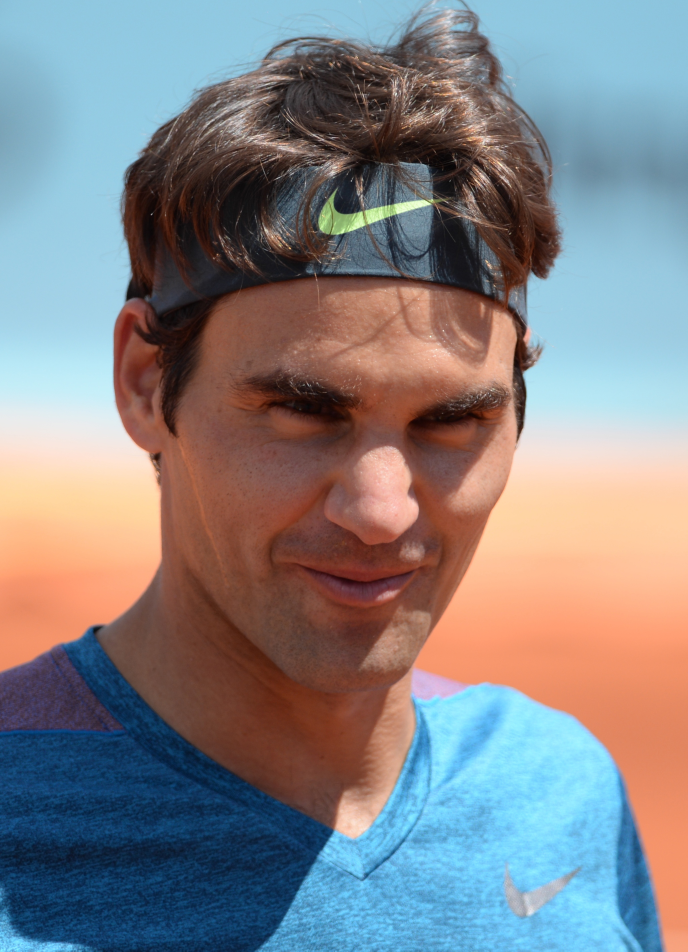
#> input picture CV/Week 1/roger.jpg, 2062 x 2854 px, found by its file name (shown at 1/3 size)
$ python q5-rotating-img.py
#> lines starting #> are read from the running program, lines starting #| are printed output that depends on the picture
import cv2 as cv

base = "Week 1"

img = cv.imread(f'{base}/roger.jpg')
#> img is the input picture: shape (2854, 2062, 3); mean B, G, R 133.8, 130.8, 132.6
img = cv.resize(img, (600, 800))
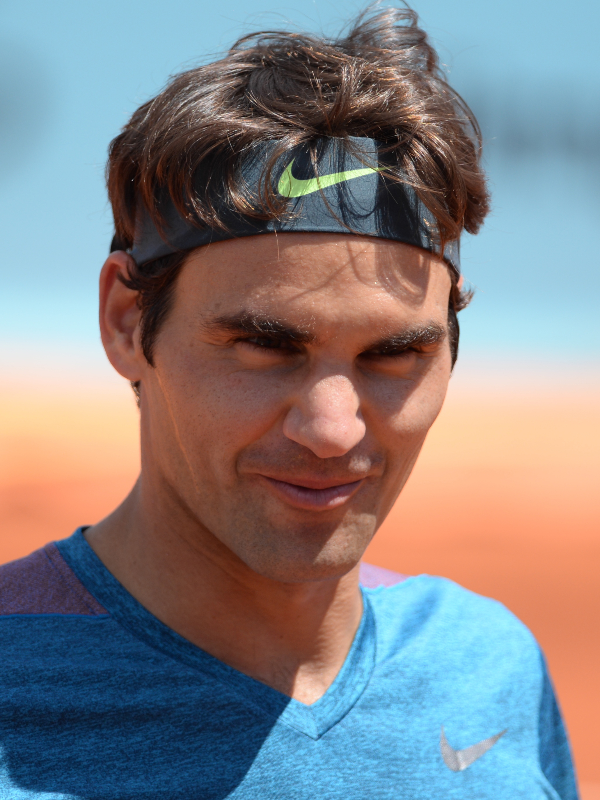
#> img: shape (800, 600, 3); mean B, G, R 133.7, 130.7, 132.5
img = cv.rotate(img, cv.ROTATE_90_CLOCKWISE)
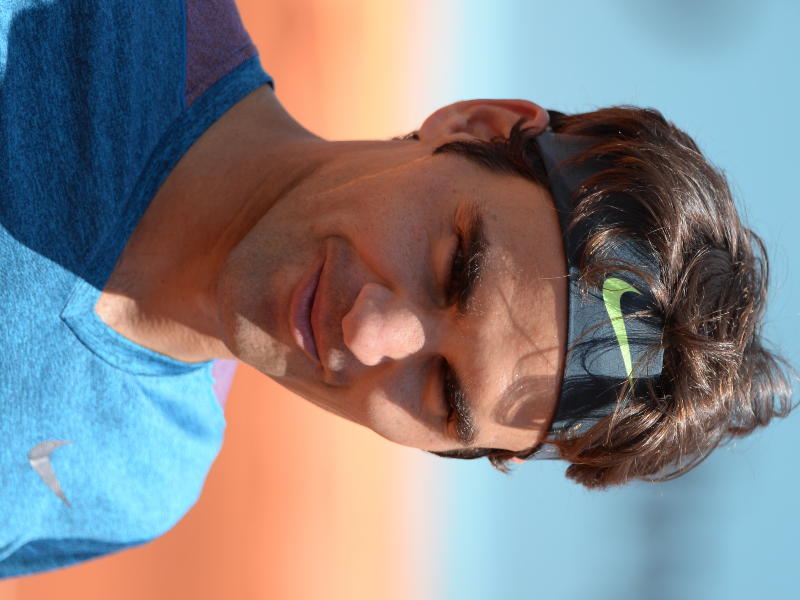
#> img: shape (600, 800, 3); mean B, G, R 133.7, 130.7, 132.5
cv.imshow('Rotated image', img)
cv.waitKey(0)
